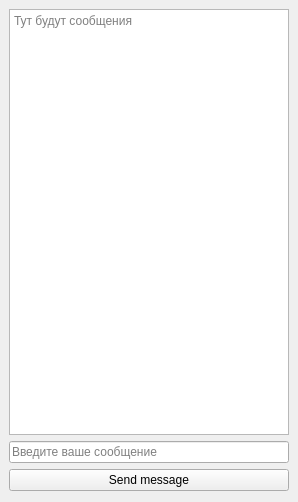
<?xml version="1.0" encoding="UTF-8"?>
<ui version="4.0">
 <class>MainWindow</class>
 <widget class="QMainWindow" name="MainWindow">
  <property name="enabled">
   <bool>true</bool>
  </property>
  <property name="geometry">
   <rect>
    <x>0</x>
    <y>0</y>
    <width>298</width>
    <height>502</height>
   </rect>
  </property>
  <property name="windowTitle">
   <string>MainWindow</string>
  </property>
  <widget class="QWidget" name="centralwidget">
   <property name="minimumSize">
    <size>
     <width>0</width>
     <height>0</height>
    </size>
   </property>
   <property name="maximumSize">
    <size>
     <width>300</width>
     <height>500</height>
    </size>
   </property>
   <layout class="QVBoxLayout" name="verticalLayout">
    <item>
     <widget class="QTextEdit" name="chat_text">
      <property name="readOnly">
       <bool>true</bool>
      </property>
      <property name="placeholderText">
       <string>Тут будут сообщения</string>
      </property>
     </widget>
    </item>
    <item>
     <widget class="QLineEdit" name="message_area">
      <property name="placeholderText">
       <string>Введите ваше сообщение</string>
      </property>
     </widget>
    </item>
    <item>
     <widget class="QPushButton" name="send_message">
      <property name="text">
       <string>Send message</string>
      </property>
     </widget>
    </item>
   </layout>
  </widget>
 </widget>
 <resources/>
 <connections/>
</ui>
